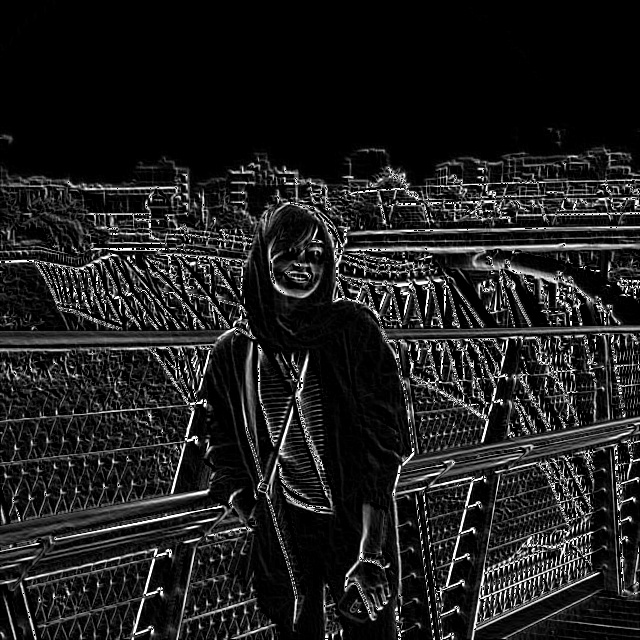

Here is the Python script that generated this plot:
import cv2
from matplotlib import pyplot as plt
import numpy as np

img = cv2.imread('yasi.jpg', 0)

kernelx = np.array([[1,1,1],[0,0,0],[-1,-1,-1]])
kernely = np.array([[-1,0,1],[-1,0,1],[-1,0,1]])

prewitt_x = cv2.filter2D(img, -1, kernelx)
prewitt_y = cv2.filter2D(img, -1, kernely)
prewitt = prewitt_x + prewitt_y
cv2.imwrite('prewitt.jpg', prewitt)

cv2.imshow('Original', img)
cv2.waitKey(2000)
cv2.destroyAllWindows()

cv2.imshow('Prewitt X', prewitt_x)
cv2.waitKey(2000)
cv2.destroyAllWindows()

cv2.imshow('Prewitt Y', prewitt_x)
cv2.waitKey(2000)
cv2.destroyAllWindows()

cv2.imshow('Prewitt', prewitt)
cv2.waitKey(2000)
cv2.destroyAllWindows()
